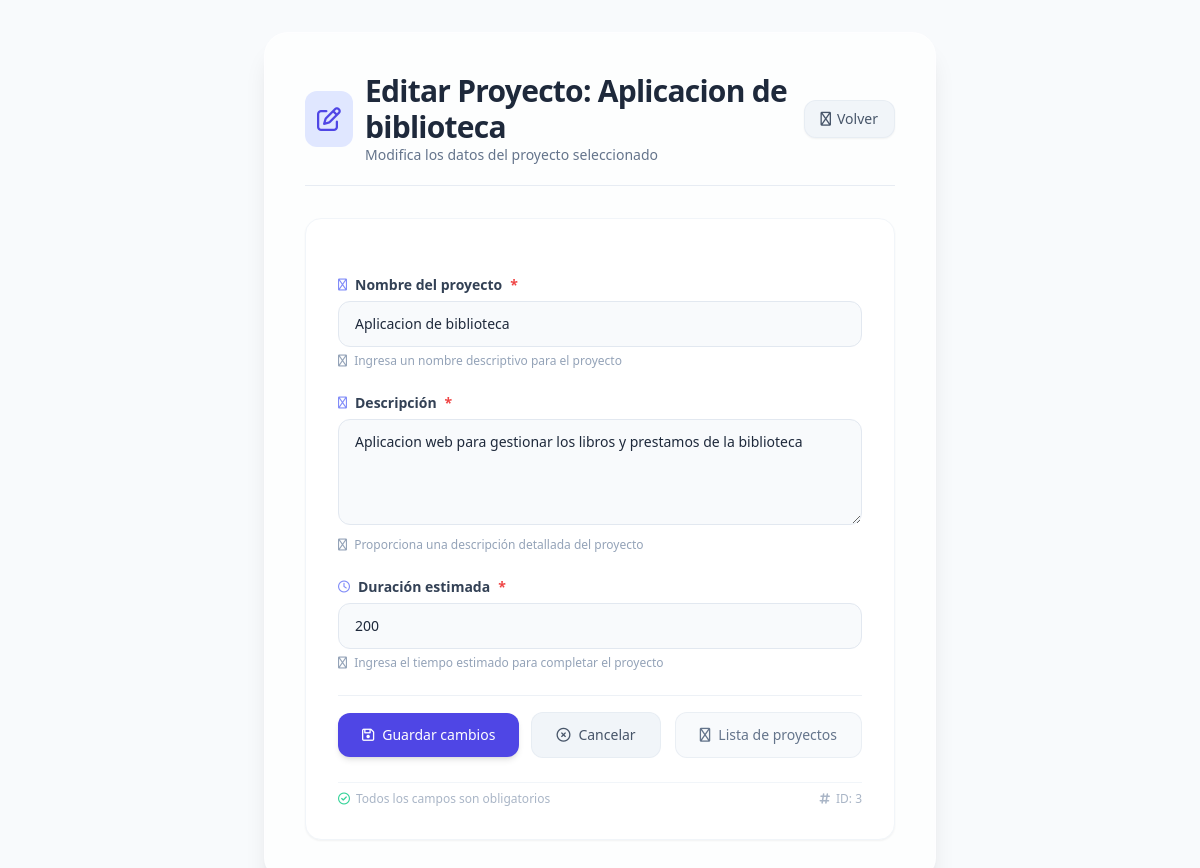
Screenshot of /proyectos/3/editar/ with the database file from the repository.
### gestor_proyecto/models.py (models this page shows)
class Proyecto(models.Model):
    nombre = models.CharField(max_length=100)
    descripcion = models.TextField()
    duracion = models.IntegerField()
    imagen= models.ImageField(upload_to='img/',default='img/logo.png')

### gestor_proyecto/views.py (the view, shortened to what this page needs)
# urls.py: path('proyectos/<int:id>/editar/', views.editar_proyecto, name='editar_proyecto'),
def editar_proyecto(request, id):
    proyecto= Proyecto.objects.get(id=id)
    return render(request, 'editar-proyecto.html', {'proyecto':proyecto})

### gestor_proyecto/templates/editar-proyecto.html (shortened to what this page needs)
<!DOCTYPE html>
<html lang="es">
<head>
    <script src="https://cdn.tailwindcss.com"></script>
    <link rel="stylesheet" href="https://cdnjs.cloudflare.com/ajax/libs/font-awesome/6.0.0-beta3/css/all.min.css" />
</head>
<body class="min-h-screen flex items-center justify-center p-4 md:p-8 font-sans antialiased">
    <div class="w-full max-w-2xl bg-white/70 backdrop-blur-sm rounded-3xl shadow-xl p-6 md:p-10 border border-white/40">
        <div class="flex items-center gap-3 mb-8 border-b border-slate-200/80 pb-5">
            <div class="bg-indigo-100 p-3 rounded-xl text-indigo-600">
                <i class="fa-regular fa-pen-to-square text-2xl"></i>
            </div>
            <div class="flex-1">
                <h1 class="text-2xl md:text-3xl font-bold text-slate-800 tracking-tight">
                    Editar Proyecto: {{ proyecto.nombre }}
                </h1>
                <p class="text-sm text-slate-500 font-light">
                    Modifica los datos del proyecto seleccionado
                </p>
            </div>
            <a href="{% url 'ver_proyecto' proyecto.id %}"
               class="inline-flex items-center gap-1.5 px-4 py-2 bg-slate-100 text-slate-600 text-sm font-medium rounded-xl border border-slate-200/60 hover:bg-slate-200 hover:border-slate-300 transition-all duration-150 shadow-sm hover:shadow">
                <i class="fa-regular fa-arrow-left"></i>
                <span class="hidden sm:inline">Volver</span>
            </a>
        </div>
        <div class="form-card bg-white rounded-2xl p-6 md:p-8 border border-slate-100 shadow-sm">
            <form method="post" class="space-y-6">
                <div class="space-y-1.5">
                    <label for="id_nombre" class="flex items-center gap-2 text-sm font-semibold text-slate-700">
                        <i class="fa-regular fa-tag text-indigo-400 text-xs"></i>
                        Nombre del proyecto <span class="text-red-500">*</span>
                    </label>
                    <input type="text"
                           name="nombre"
                           id="id_nombre"
                           value="{{ proyecto.nombre }}"
                           required
                           placeholder="Ej: Desarrollo E-commerce"
                           class="w-full px-4 py-3 bg-slate-50 border border-slate-200 rounded-xl text-slate-800 placeholder:text-slate-400 text-sm focus:border-indigo-400 focus:ring-2 focus:ring-indigo-100 transition-all duration-150" />
                    <p class="text-xs text-slate-400 mt-1">
                        <i class="fa-regular fa-circle-info mr-1"></i>
                        Ingresa un nombre descriptivo para el proyecto
                    </p>
                </div>
                <div class="space-y-1.5">
                    <label for="id_descripcion" class="flex items-center gap-2 text-sm font-semibold text-slate-700">
                        <i class="fa-regular fa-align-left text-indigo-400 text-xs"></i>
                        Descripción <span class="text-red-500">*</span>
                    </label>
                    <textarea name="descripcion"
                              id="id_descripcion"
                              rows="4"
                              required
                              placeholder="Describe el objetivo y alcance del proyecto..."
                              class="w-full px-4 py-3 bg-slate-50 border border-slate-200 rounded-xl text-slate-800 placeholder:text-slate-400 text-sm focus:border-indigo-400 focus:ring-2 focus:ring-indigo-100 transition-all duration-150 resize-y">{{ proyecto.descripcion }}</textarea>
                    <p class="text-xs text-slate-400 mt-1">
                        <i class="fa-regular fa-circle-info mr-1"></i>
                        Proporciona una descripción detallada del proyecto
                    </p>
                </div>
                <div class="space-y-1.5">
                    <label for="id_duracion" class="flex items-center gap-2 text-sm font-semibold text-slate-700">
                        <i class="fa-regular fa-clock text-indigo-400 text-xs"></i>
                        Duración estimada <span class="text-red-500">*</span>
                    </label>
                    <input type="text"
                           name="duracion"
                           id="id_duracion"
                           value="{{ proyecto.duracion }}"
                           required
                           placeholder="Ej: 3 semanas, 2 meses, 10 días"
                           class="w-full px-4 py-3 bg-slate-50 border border-slate-200 rounded-xl text-slate-800 placeholder:text-slate-400 text-sm focus:border-indigo-400 focus:ring-2 focus:ring-indigo-100 transition-all duration-150" />
                    <p class="text-xs text-slate-400 mt-1">
                        <i class="fa-regular fa-circle-info mr-1"></i>
                        Ingresa el tiempo estimado para completar el proyecto
                    </p>
                </div>
                <div class="pt-4 flex flex-col sm:flex-row items-center gap-3 border-t border-slate-200/60">
                    <button type="submit"
                            class="w-full sm:w-auto inline-flex items-center justify-center gap-2 px-6 py-3 bg-indigo-600 text-white text-sm font-medium rounded-xl hover:bg-indigo-700 transition-all duration-150 shadow-md hover:shadow-lg focus:ring-2 focus:ring-indigo-300 focus:ring-offset-2">
                        <i class="fa-regular fa-floppy-disk"></i>
                        Guardar cambios
                    </button>
                    <a href="{% url 'ver_proyecto' proyecto.id %}"
                       class="w-full sm:w-auto inline-flex items-center justify-center gap-2 px-6 py-3 bg-slate-100 text-slate-600 text-sm font-medium rounded-xl hover:bg-slate-200 transition-all duration-150 border border-slate-200/60">
                        <i class="fa-regular fa-xmark-circle"></i>
                        Cancelar
                    </a>
                    <a href="{% url 'proyectos' %}"
                       class="w-full sm:w-auto inline-flex items-center justify-center gap-2 px-6 py-3 bg-slate-50 text-slate-500 text-sm font-medium rounded-xl hover:bg-slate-100 transition-all duration-150 border border-slate-200/60 ml-auto">
                        <i class="fa-regular fa-arrow-left"></i>
                        <span class="hidden sm:inline">Lista de proyectos</span>
                    </a>
                </div>
                <div class="text-xs text-slate-400/80 flex justify-between items-center pt-2 border-t border-slate-100 mt-4">
                    <span class="flex items-center gap-1.5">
                        <i class="fa-regular fa-circle-check text-emerald-400"></i>
                        Todos los campos son obligatorios
                    </span>
                    <span class="flex items-center gap-1.5">
                        <i class="fa-regular fa-hashtag"></i>
                        ID: {{ proyecto.id }}
                    </span>
                </div>
            </form>
        </div>
    </div>
</body>
</html>

### gestor_proyecto/templates/editar-proyecto.html (style rules this page uses)
body { background: #f8fafc; }
.form-card { transition: transform 0.15s ease, box-shadow 0.15s ease; }
input, textarea { transition: border-color 0.15s ease, box-shadow 0.15s ease; }

### rows the page displays
Proyecto: nombre "Aplicacion de biblioteca", descripcion "Aplicacion web para gestionar los libros y prestamos de la biblioteca", duracion "200", id "3"
